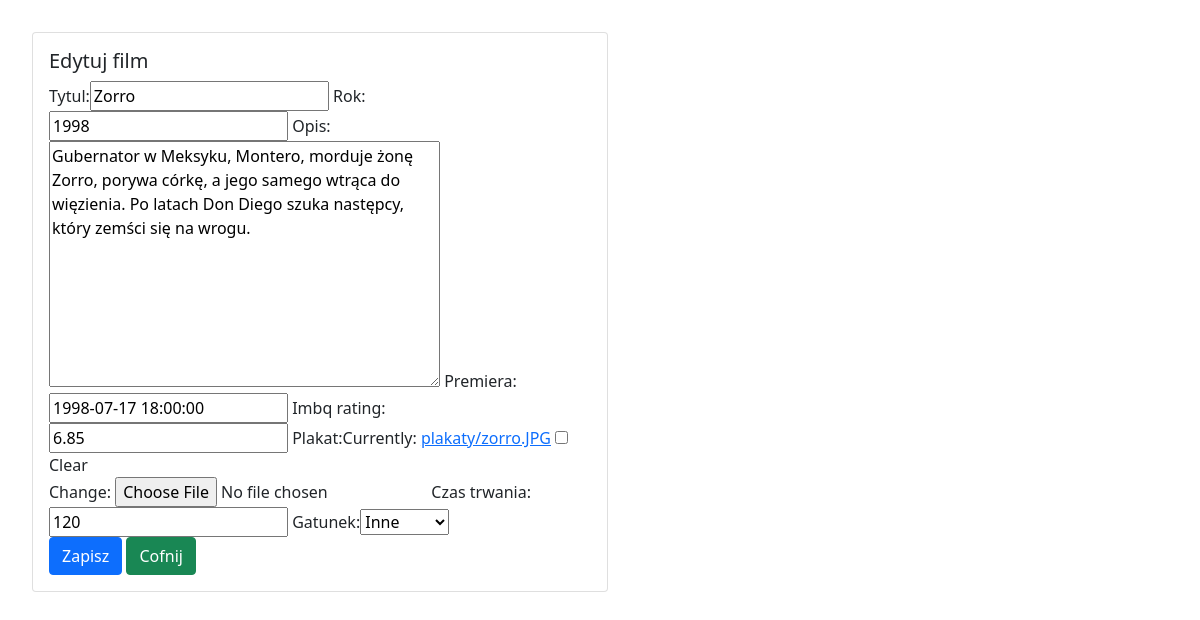
The app's page /www/edytuj/6/ (signed in) with its own data.
### filmweb/models.py (models this page shows, shortened)
class Film(models.Model):
    tytul=models.CharField(max_length=64, blank=False, unique=True)
    rok=models.PositiveSmallIntegerField(default=2000)
    opis=models.TextField(max_length=500, null= False, blank=True)
    premiera=models.DateTimeField(null=True, blank=True)
    imbq_rating=models.DecimalField(max_digits=4, decimal_places=2, default=0.00)
    plakat=models.ImageField(upload_to='plakaty',null=False, blank=True)
    dodatkowe=models.OneToOneField(DodatkoweInfo,on_delete=models.CASCADE,null=True, blank=True)

class DodatkoweInfo(models.Model):
    GATUNEK={
        (0,'Inne'),
        (1,'Horror'),
        (2,'Sci-fi'),
        (3,'Komedia'),
        (4,'Drama'),
    }
    czas_trwania=models.PositiveSmallIntegerField(default=0)
    gatunek=models.PositiveSmallIntegerField(default=0,choices=GATUNEK)

### filmweb/views.py (the view)
# urls.py: path('edytuj/<int:id>/',edytuj_film, name="edytuj_film"),
@login_required
def edytuj_film(request, id):
    czy_nowy=False
    film=get_object_or_404(Film, pk=id)
    try:
        dodatkowe=DodatkoweInfo.objects.get(film=film.id)
    except DodatkoweInfo.DoesNotExist:
        dodatkowe=None
    form = FilmForm(request.POST or None, request.FILES or None,instance=film)
    form_dodatkowe=DodatkoweInfoForm(request.POST or None, instance=dodatkowe)
    if all((form.is_valid(),form_dodatkowe.is_valid())):
        film=form.save(commit=False)
        dodatkowe=form_dodatkowe.save()
        film.dodatkowe=dodatkowe
        film.save()
        return redirect(wszystkie_filmy)
    return render(request, 'film_form.html', {'form': form, 'form_dodatkowe':form_dodatkowe, 'nowy':czy_nowy})

### filmweb/forms.py
class FilmForm(ModelForm):
    class Meta:
        model = Film
        fields=['tytul','rok','opis','premiera','imbq_rating','plakat']

class DodatkoweInfoForm(ModelForm):
    class Meta:
        model=DodatkoweInfo
        fields=['czas_trwania','gatunek']

### templates/film_form.html (shortened to what this page needs)
{% extends 'glowny.html' %}
{% load bootstrap %}
{% block strona %}
<div class="card" style="width: 36rem;">
  <div class="card-body">
      {% if nowy %}
        <h5 class="card-title">Nowy film</h5>
      {% else %}
        <h5 class="card-title">Edytuj film</h5>
      {% endif %}
    <form method="post" enctype="multipart/form-data">
        {{form|bootstrap}}
        {{form_dodatkowe|bootstrap}}
        <br>
        {% if nowy %}
            <button type="submit" class="btn btn-primary">Dodaj film</button>
        {% else %}
            <button type="submit" class="btn btn-primary">Zapisz</button>
        {% endif %}
        <a href="{% url 'wszystkie_filmy' %}" class="btn btn-success">Cofnij</a>
    </form>
  </div>
</div>
{% endblock %}

### filmweb/static/styl.css (style rules this page uses)
body { padding: 2rem; }

### records on screen
Film: tytul "Zorro", rok "1998", opis "Gubernator w Meksyku, Montero, morduje żonę Zorro, porywa córkę, a jego samego wtrąca do więzienia. Po latach Don Diego szuka następcy, który zemści się na wrogu.", premiera "1998-07-17 18:00:00", imbq_rating "6.85"
DodatkoweInfo: czas_trwania "120", gatunek "Inne"
